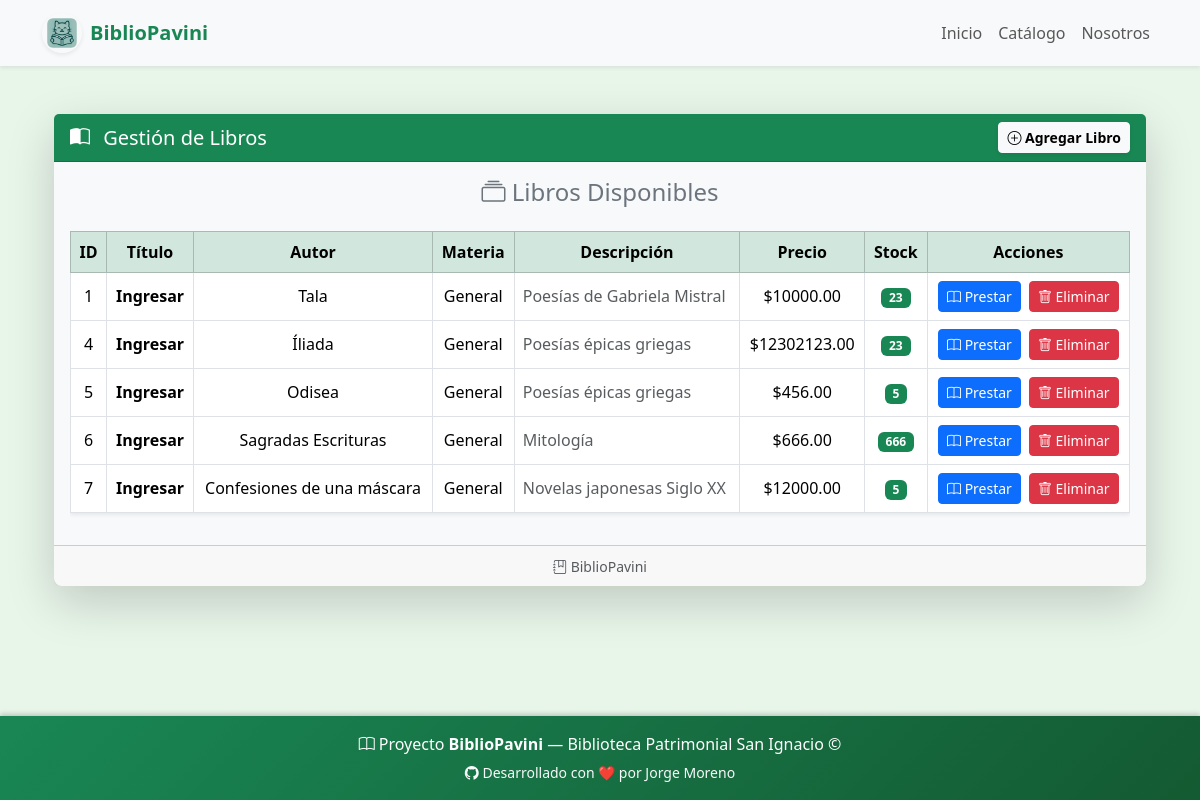
/market, run on an earlier commit of the app's database.
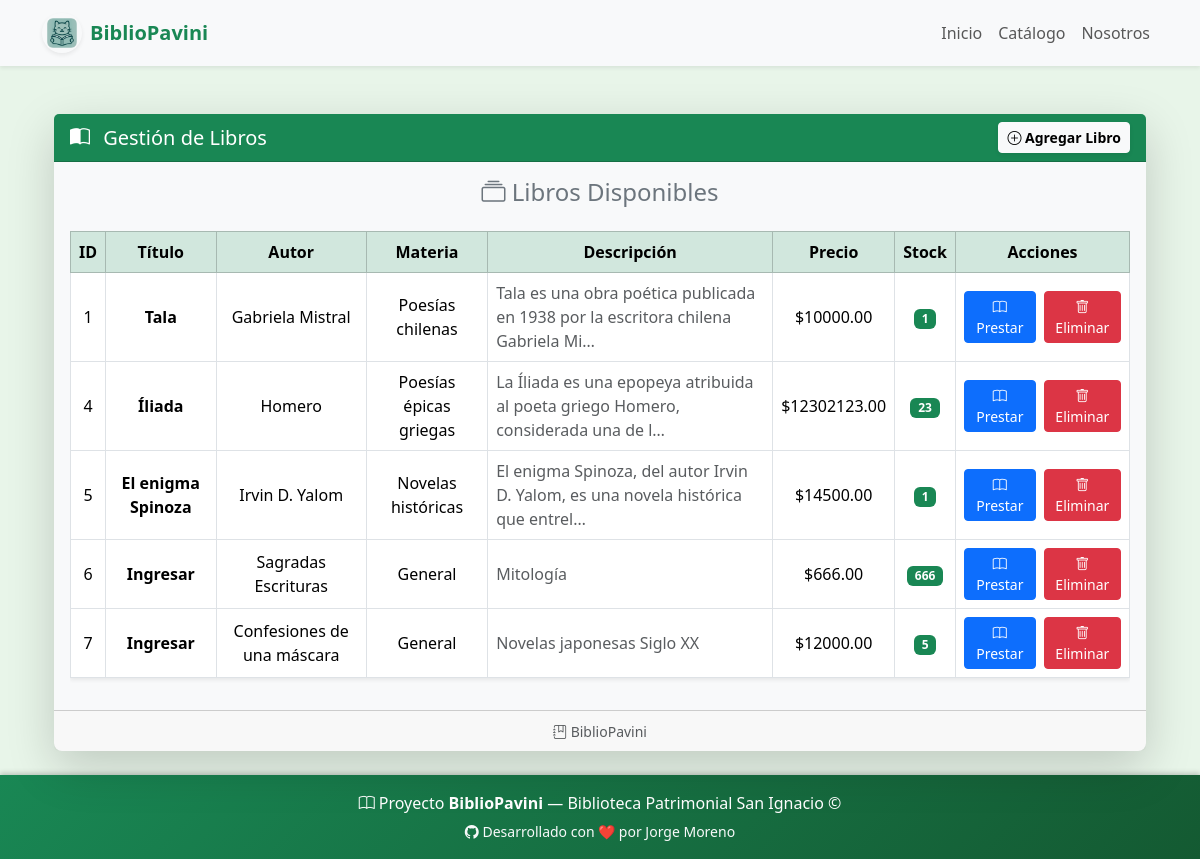
And on a later commit of the database.
### market/models.py (models this page shows)
class Producto(models.Model):
    id= models.AutoField(primary_key=True)
    titulo= models.CharField(max_length= 200)
    autor= models.CharField(max_length = 100)
    materia = models.CharField(max_length=200, default="General")
    descripcion = models.TextField()
    precio = models.DecimalField(max_digits = 10, decimal_places=2)
    stock = models.IntegerField()

### market/views.py (the view)
# urls.py: path('market', views.market, name= 'market'),
def market(request):
    market = Producto.objects.all()
    return render(request, "market/index.html", {"market": market})

### market/templates/market/index.html (shortened to what this page needs)
{% extends "base.html" %}
{% block contenido %}
<div class="container mt-4">
  <div class="card shadow-lg border-0 rounded-3">
    <div class="card-header bg-success text-white d-flex justify-content-between align-items-center">
      <h5 class="mb-0"><i class="bi bi-book-half me-2"></i> Gestión de Libros</h5>
      <a class="btn btn-light btn-sm fw-semibold shadow-sm" href="{% url 'crear' %}">
        <i class="bi bi-plus-circle"></i> Agregar Libro
      </a>
    </div>
    <div class="card-body bg-light">
      <h4 class="card-title text-center text-secondary mb-4">
        <i class="bi bi-collection"></i> Libros Disponibles
      </h4>
      <div class="table-responsive">
        <table class="table table-hover align-middle table-bordered shadow-sm">
          <thead class="table-success text-center">
            <tr>
              <th>ID</th>
              <th>Título</th>
              <th>Autor</th>
              <th>Materia</th>
              <th>Descripción</th>
              <th>Precio</th>
              <th>Stock</th>
              <th>Acciones</th>
            </tr>
          </thead>
          <tbody class="text-center">
            {% for market in market %}
              <tr>
                <td>{{ market.id }}</td>
                <td class="fw-semibold">{{ market.titulo }}</td>
                <td>{{ market.autor }}</td>
                <td>{{ market.materia }}</td>
                <td class="text-muted text-start" title="{{ market.descripcion }}">{{ market.descripcion|truncatechars:80 }}
                <td>${{ market.precio }}</td>
                <td>
                  {% if market.stock > 0 %}
                    <span class="badge bg-success">{{ market.stock }}</span>
                  {% else %}
                    <span class="badge bg-danger">Agotado</span>
                  {% endif %}
                </td>
                <td>
                  <div class="d-flex justify-content-center gap-2">
                    <a class="btn btn-sm btn-primary" href="{% url 'prestar' market.id %}">
                      <i class="bi bi-book"></i> Prestar
                    </a>
                    <a class="btn btn-sm btn-danger" href="{% url 'eliminar' market.id %}">
                      <i class="bi bi-trash"></i> Eliminar
                    </a>
                  </div>
                </td>
              </tr>
            {% empty %}
              <tr>
                <td colspan="8" class="text-center text-muted py-4">
                  <i class="bi bi-emoji-frown"></i> No hay libros disponibles
                </td>
              </tr>
            {% endfor %}
          </tbody>
        </table>
      </div>
    </div>
    <div class="card-footer text-center text-muted">
      <small><i class="bi bi-journal-bookmark"></i> BiblioPavini</small>
    </div>
  </div>
</div>
{% endblock %}

What changed in the data, as far as the page shows it:
changed Producto "Tala": titulo "Ingresar" → "Tala"; autor "Tala" → "Gabriela Mistral"; materia "General" → "Poesías chilenas"; descripcion "Poesías de Gabriela Mistral" → "Tala es una obra poética publicada en 1938 por la escritora chilena Gabriela Mi…"; stock "23" → "1"
changed Producto "Íliada": titulo "Ingresar" → "Íliada"; autor "Íliada" → "Homero"; materia "General" → "Poesías épicas griegas"; descripcion "Poesías épicas griegas" → "La Íliada es una epopeya atribuida al poeta griego Homero, considerada una de l…"
changed Producto id 5: titulo "Ingresar" → "El enigma Spinoza"; autor "Odisea" → "Irvin D. Yalom"; materia "General" → "Novelas históricas"; descripcion "Poesías épicas griegas" → "El enigma Spinoza, del autor Irvin D. Yalom, es una novela histórica que entrel…"; precio "456.00" → "14500.00"; stock "5" → "1"
